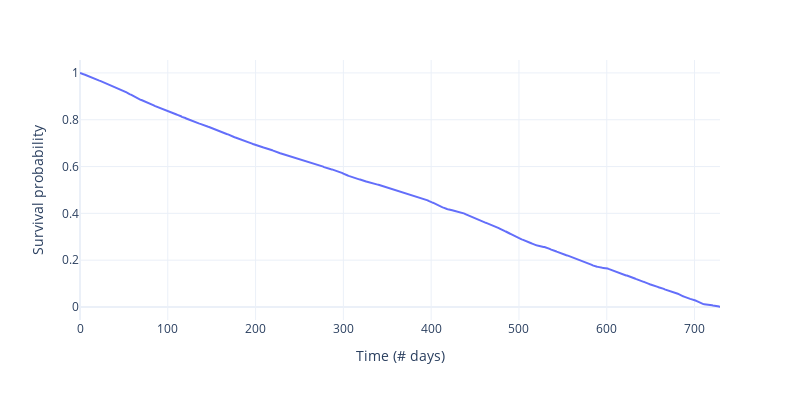

The code cell stored with this chart in its notebook:
### Markdown cell above
# 2. Kaplan-Meier estimator

### Code cell
from sksurv.nonparametric import kaplan_meier_estimator

time, probas = kaplan_meier_estimator(Xy_train["censored"], Xy_train[col_target])

fig = px.line(x=time, y=probas, width=800, height = 400)
fig.update_layout(dict(xaxis={'title' : 'Time (# days)'}, yaxis={'title' : 'Survival probability'}))

### Figure 1 — Plotly figure (JSON) as saved in the notebook; plotly's stock layout.template omitted (floating-point values rounded to 4 significant figures; data arrays with more than 128 entries replaced by an {"elided": "..."} marker saying what was removed)
{"data": [{"hovertemplate": "x=%{x}<br>y=%{y}<extra></extra>", "legendgroup": "", "line": {"color": "#636efa", "dash": "solid"}, "mode": "lines", "name": "", "orientation": "v", "showlegend": false, "type": "scatter", "x": {"elided": "729 int values"}, "xaxis": "x", "y": {"elided": "729 float values"}, "yaxis": "y"}], "layout": {"height": 400, "legend": {"tracegroupgap": 0}, "margin": {"t": 60}, "width": 800, "xaxis": {"anchor": "y", "domain": [0, 1], "title": {"text": "Time (# days)"}}, "yaxis": {"anchor": "x", "domain": [0, 1], "title": {"text": "Survival probability"}}}}
